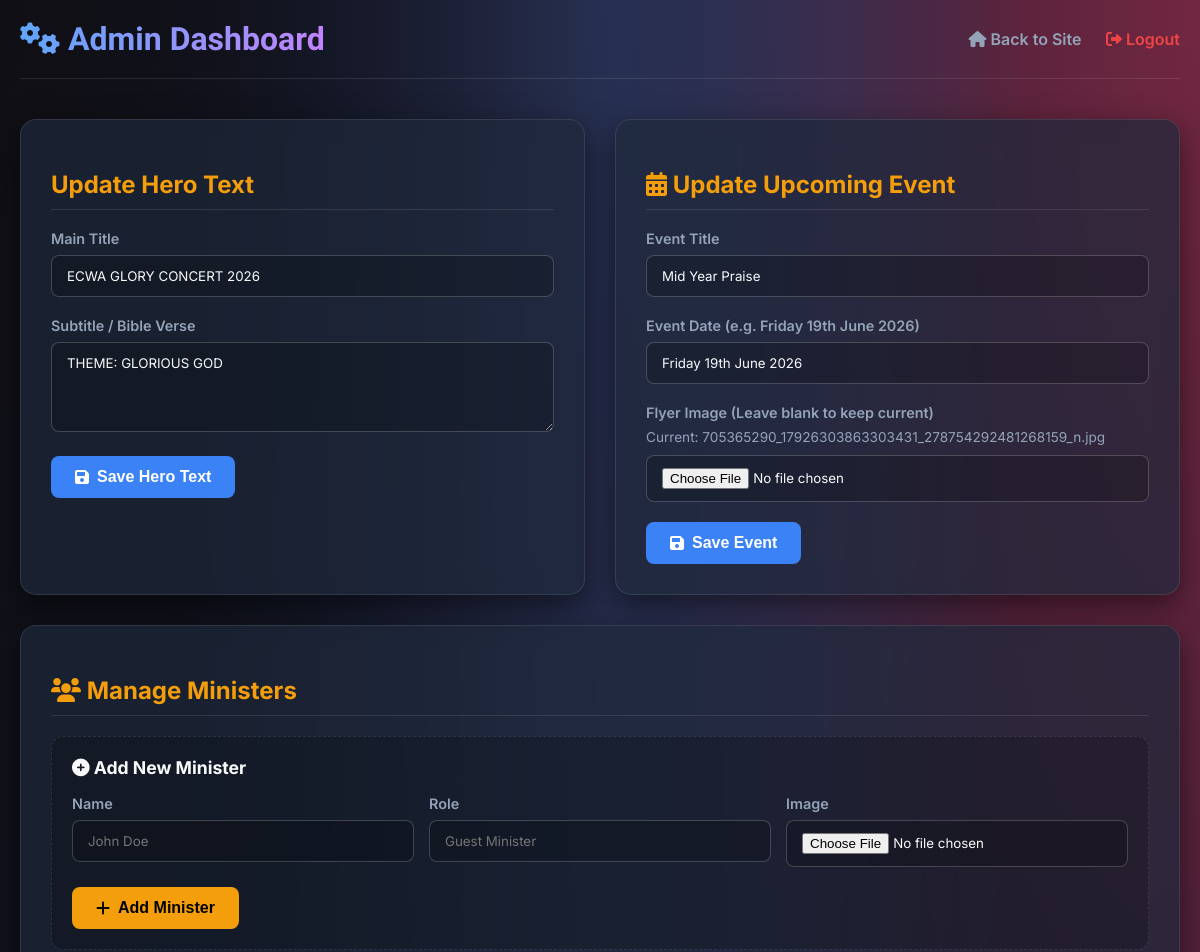
Before: /admin (signed in, upper part) with the older database file.
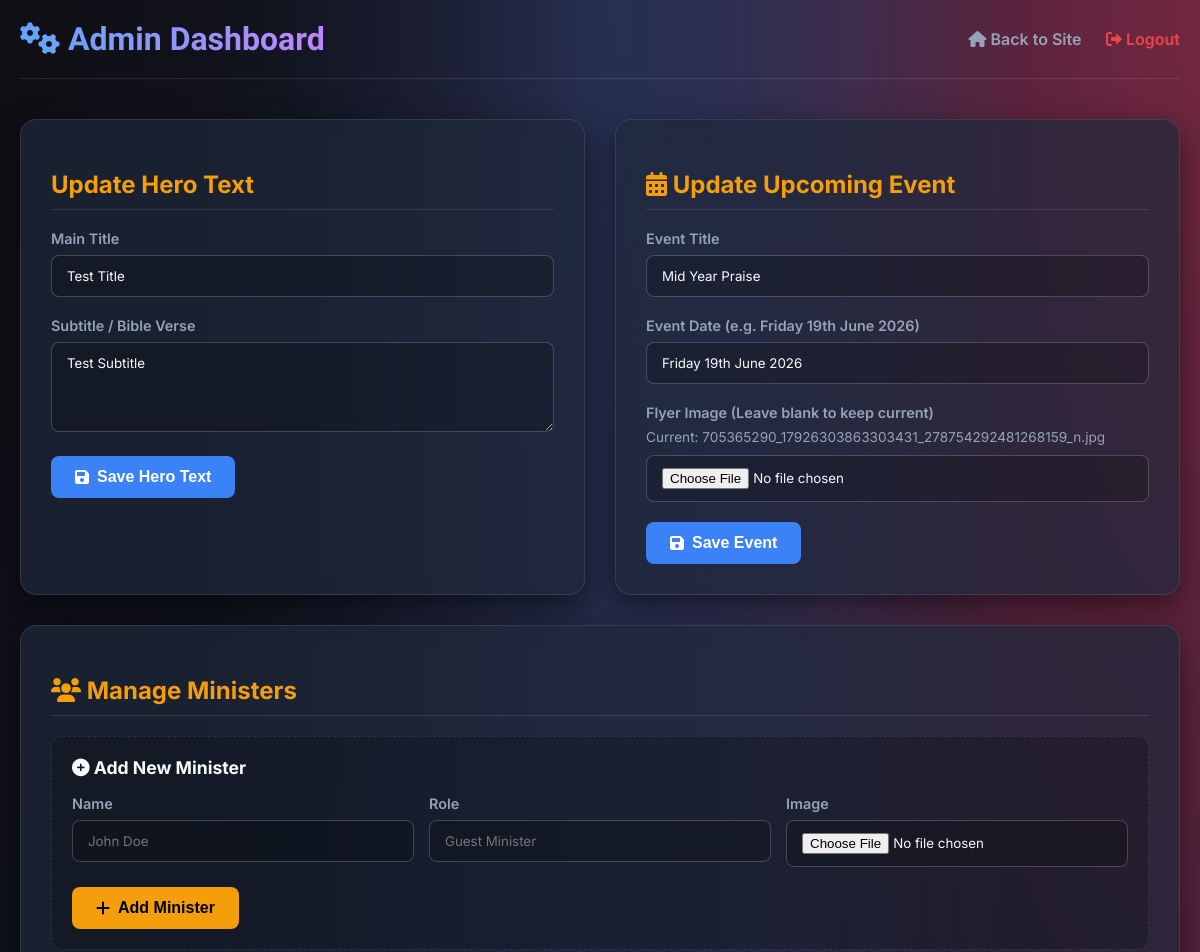
After: the same page with the newer database file.
### tables this page shows
CREATE TABLE hero (
            id INTEGER PRIMARY KEY AUTOINCREMENT,
            main_title TEXT NOT NULL,
            subtitle TEXT NOT NULL,
            media_path TEXT NOT NULL
        );

### app.py (the view, shortened to what this page needs)
@app.route('/admin', methods=['GET', 'POST'])
@login_required
def admin():
    db = get_db()
    hero = db.execute('SELECT * FROM hero LIMIT 1').fetchone()
    upcoming_event = db.execute('SELECT * FROM events ORDER BY id DESC LIMIT 1').fetchone()
    ministers = db.execute('SELECT * FROM ministers').fetchall()
    gallery_images = db.execute('SELECT * FROM gallery ORDER BY id DESC').fetchall()
    contact_messages = db.execute('SELECT * FROM contact_messages ORDER BY id DESC').fetchall()
    volunteer_applications = db.execute('SELECT * FROM volunteer_applications ORDER BY id DESC').fetchall()
    newsletter_subscribers = db.execute('SELECT * FROM newsletter_subscribers ORDER BY id DESC').fetchall()
    submission_counts_json = json.dumps({
        'volunteers': len(volunteer_applications),
        'contacts': len(contact_messages),
        'newsletter': len(newsletter_subscribers)
    })
    return render_template('admin.html',
                           hero=hero,
                           upcoming_event=upcoming_event,
                           ministers=ministers,
                           gallery_images=gallery_images,
                           contact_messages=contact_messages,
                           volunteer_applications=volunteer_applications,
                           newsletter_subscribers=newsletter_subscribers,
                           submission_counts_json=submission_counts_json)

### app.py (called while the page is built)
def login_required(f):
    @wraps(f)
    def decorated_function(*args, **kwargs):
        if 'admin_logged_in' not in session:
            return redirect(url_for('login'))
        return f(*args, **kwargs)
    return decorated_function

def ensure_contact_messages_schema(db):
    try:
        columns = [row['name'] for row in db.execute("PRAGMA table_info(contact_messages)").fetchall()]
        if 'subject' not in columns:
            db.execute('ALTER TABLE contact_messages ADD COLUMN subject TEXT')
            db.commit()
    except sqlite3.OperationalError:
        pass

def get_db():
    db = getattr(g, '_database', None)
    if db is None:
        db = g._database = sqlite3.connect(app.config['DATABASE'])
        db.row_factory = sqlite3.Row
        create_tables_if_needed(db)
        ensure_contact_messages_schema(db)
    return db

@app.teardown_appcontext
def close_connection(exception):
    db = getattr(g, '_database', None)
    if db is not None:
        db.close()

### templates/admin.html (shortened to what the changed rows need)
<!DOCTYPE html>
<html lang="en">
<head>
    <link rel="stylesheet" href="https://cdnjs.cloudflare.com/ajax/libs/font-awesome/6.0.0/css/all.min.css">
</head>
<body>
    <div class="admin-container">
        <div class="header">
            <h1><i class="fas fa-cogs"></i> Admin Dashboard</h1>
        </div>
        <div class="dashboard-grid">
            <div class="admin-section">
                <h2>Update Hero Text</h2>
                <form action="{{ url_for('admin') }}" method="POST">
                    <div class="form-group">
                        <label>Main Title</label>
                        <input type="text" name="main_title" value="{{ hero.main_title if hero else '' }}" required>
                    </div>
                    <div class="form-group">
                        <label>Subtitle / Bible Verse</label>
                        <textarea name="subtitle" rows="4" required>{{ hero.subtitle if hero else '' }}</textarea>
                    </div>
                </form>
            </div>
            <div class="admin-section">
                <h2><i class="fas fa-calendar-alt"></i> Update Upcoming Event</h2>
            </div>
            <div class="admin-section full-width">
                <h2><i class="fas fa-users"></i> Manage Ministers</h2>
            </div>
        </div>
    </div>
</body>
</html>

Changed rows visible on the page:
changed hero: main_title "ECWA GLORY CONCERT 2026" → "Test Title"; subtitle "THEME: GLORIOUS GOD" → "Test Subtitle"
